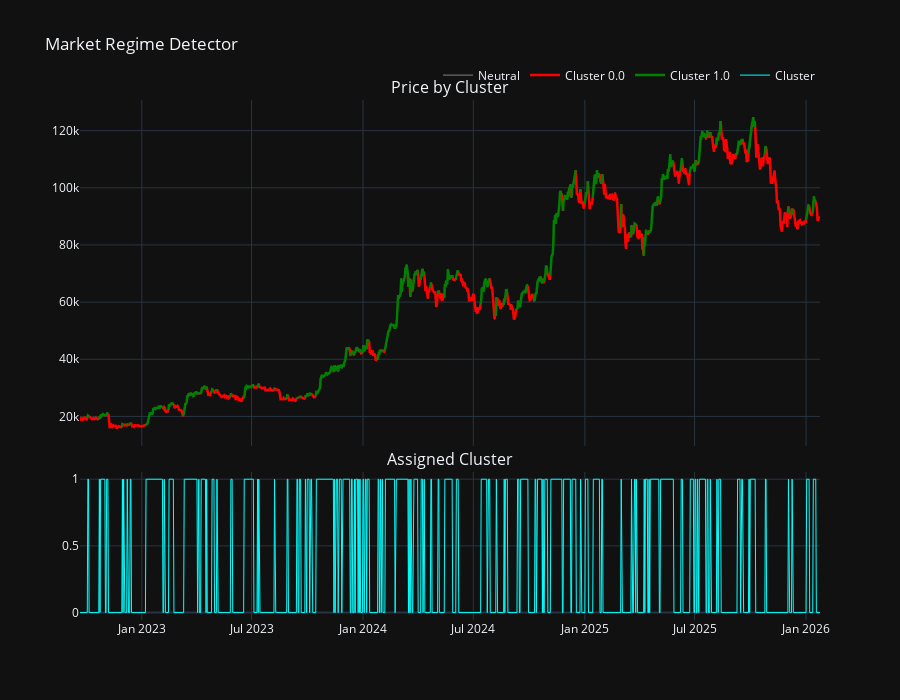

Notebook cell for this chart:
### Code cell
close_neutral = test_data['Close']

# --- 2. Series por cluster ---
colors = {0.0: "red", 1.0: "green"}
close_cluster = {}

for c in colors.keys():
    # Creamos máscara: el punto actual o el siguiente pertenece al cluster
    mask = (test_data['cluster'] == c) | (test_data['cluster'].shift(-1) == c)
    series = test_data['Close'].copy()
    series[~mask] = np.nan
    close_cluster[c] = series

# --- 3. Crear subplots ---
fig = make_subplots(
    rows=2, cols=1,
    shared_xaxes=True,
    vertical_spacing=0.05,
    row_heights=[0.7, 0.3],
    subplot_titles=("Price by Cluster", "Assigned Cluster")
)

# --- Panel superior: Precio ---
# Línea gris base
fig.add_trace(go.Scatter(
    x=test_data.index, y=close_neutral,
    mode='lines',
    line=dict(color='gray', width=1),
    name='Neutral',
    hoverinfo='skip'
), row=1, col=1)

# Líneas coloreadas por cluster
for c, series in close_cluster.items():
    fig.add_trace(go.Scatter(
        x=test_data.index, y=series,
        mode='lines',
        line=dict(color=colors[c], width=2.5),
        name=f"Cluster {c}",
        connectgaps=False
    ), row=1, col=1)

# --- Panel inferior: mostrar cluster como línea discreta ---
fig.add_trace(go.Scatter(
    x=test_data.index, y=test_data['cluster'],
    mode='lines',
    line=dict(color='cyan', width=1),
    name='Cluster'
), row=2, col=1)

# --- Layout ---
fig.update_layout(
    template='plotly_dark',
    height=700,
    title_text="Market Regime Detector",
    hovermode="x unified",
    dragmode='zoom',
    legend=dict(orientation="h", yanchor="bottom", y=1.02, xanchor="right", x=1)
)

fig.update_xaxes(rangeslider_visible=False)

fig.show()

### Figure 1 — Plotly figure (JSON) as saved in the notebook; plotly's stock layout.template omitted (floating-point values rounded to 4 significant figures; data arrays with more than 128 entries replaced by an {"elided": "..."} marker saying what was removed)
{"data": [{"hoverinfo": "skip", "line": {"color": "gray", "width": 1}, "mode": "lines", "name": "Neutral", "type": "scatter", "x": {"elided": "1222 str values"}, "xaxis": "x", "y": {"elided": "1222 float values"}, "yaxis": "y"}, {"connectgaps": false, "line": {"color": "red", "width": 2.5}, "mode": "lines", "name": "Cluster 0.0", "type": "scatter", "x": {"elided": "1222 str values"}, "xaxis": "x", "y": {"elided": "1222 float values"}, "yaxis": "y"}, {"connectgaps": false, "line": {"color": "green", "width": 2.5}, "mode": "lines", "name": "Cluster 1.0", "type": "scatter", "x": {"elided": "1222 str values"}, "xaxis": "x", "y": {"elided": "1222 float values"}, "yaxis": "y"}, {"line": {"color": "cyan", "width": 1}, "mode": "lines", "name": "Cluster", "type": "scatter", "x": {"elided": "1222 str values"}, "xaxis": "x2", "y": {"elided": "1222 int values"}, "yaxis": "y2"}], "layout": {"annotations": [{"font": {"size": 16}, "showarrow": false, "text": "Price by Cluster", "x": 0.5, "xanchor": "center", "xref": "paper", "y": 1.0, "yanchor": "bottom", "yref": "paper"}, {"font": {"size": 16}, "showarrow": false, "text": "Assigned Cluster", "x": 0.5, "xanchor": "center", "xref": "paper", "y": 0.285, "yanchor": "bottom", "yref": "paper"}], "dragmode": "zoom", "height": 700, "hovermode": "x unified", "legend": {"orientation": "h", "x": 1, "xanchor": "right", "y": 1.02, "yanchor": "bottom"}, "title": {"text": "Market Regime Detector"}, "xaxis": {"anchor": "y", "domain": [0, 1], "matches": "x2", "rangeslider": {"visible": false}, "showticklabels": false}, "xaxis2": {"anchor": "y2", "domain": [0, 1], "rangeslider": {"visible": false}}, "yaxis": {"anchor": "x", "domain": [0.335, 1.0]}, "yaxis2": {"anchor": "x2", "domain": [0, 0.285]}}}
